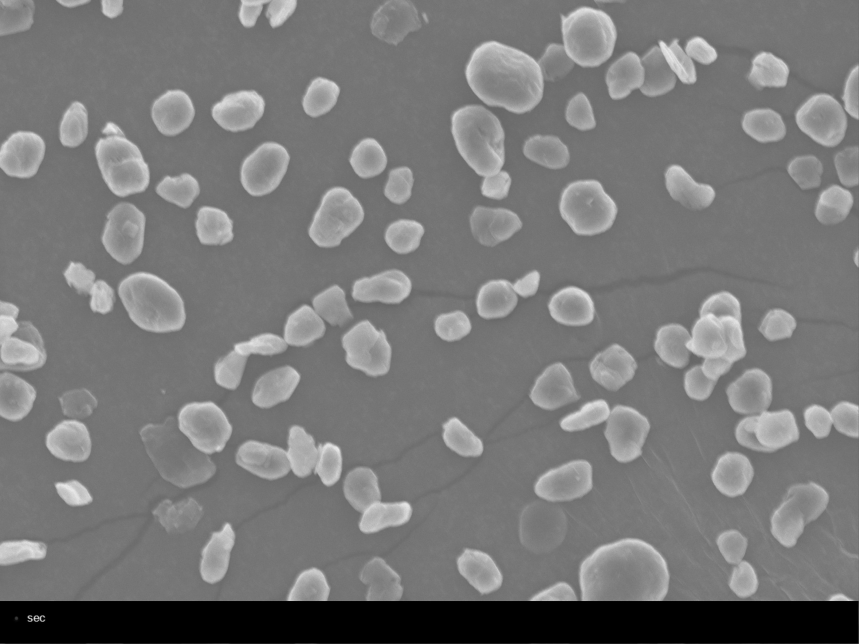
#> input picture samples/original_x2000_05.jpg, 2576 x 1932 px, given as the content of the folder ../samples/original_x2000_05.jpg, which was not available (shown at 1/3 size)
$ python ingest_new_photos.py ../samples/original_x2000_05.jpg ../samples/ground4min_20261028_1400.jpg ../samples/ground4min_20261028_1400.jpg   (older library calls are emulated)
#> lines starting #> are read from the running program, lines starting #| are printed output that depends on the picture; after the words box and inside, x2 and y2 are one past the last pixel; in counts of white or black regions, pixels touching at a corner belong together; pictures that were not available may be replaced by others from this repository, and a replacement may not be noted
### GraphiteQC/graphite_tools.py
"""
GraphiteQC 다시 학습 도구 (NEXT CELL)
- 새 ×2,000 사진에서 단독 입자를 잘라 내고(라벨링 준비), 사람이 분류한 입자로 AI 판정 모델을 다시 학습한다.
- 검사 화면의 'AI 다시 학습'과 명령(ingest_new_photos.py · train_particle_model.py)이 같은 함수를 쓴다.
학습 폴더 구조 (명령으로 만든 폴더와 같음)
  crops/                                    잘라 낸 입자 (분류 전)
  round/ nonspherical/ defect/ exclude/     사람이 옮겨 넣은 입자
  crops.csv                                 입자별 측정값 (file, image, sample, cx, cy, ecd_um, circularity, aspect_ratio, solidity)
  sheet_XX.png                              한눈에 보는 표 (번호 = crops.csv 순서)
  photos/<시료 이름>/                        화면에서 올린 사진 (복사본)
  particle_model.npz · particle_model_report.json   화면에서 학습한 새 모델 (검사에 쓰려면 '새 모델로 바꾸기')
"""
import os, sys, glob, math, json, hashlib, datetime
import numpy as np, pandas as pd, cv2
from skimage.measure import regionprops

sys.path.insert(0, os.path.dirname(os.path.abspath(__file__)))
import graphite_engine as ge
from particle_model import features, CLASSES

SHEET_COLS, SHEET_ROWS, SHEET_TILE = 10, 6, 150
MIN_DEFECT, MIN_NORMAL, MIN_PHOTOS = 10, 30, 2          # 이보다 적으면 학습하지 않음
REC_DEFECT, REC_TOTAL = 100, 1000                       # 권장 (사용법.txt)


# ---------------------------------------------------------------- 학습 폴더
def ensure_label_dir(lab):
#> called with lab = '../samples/ground4min_20261028_1400.jpg'
    for d in ["crops"] + CLASSES:
        os.makedirs(os.path.join(lab, d), exist_ok=True)
    return lab


def _pngs(d):
    return sorted(f for f in os.listdir(d) if f.endswith(".png")) if os.path.isdir(d) else []


def _read_csv(path):
    return pd.read_csv(path, encoding="utf-8-sig")


# [6 lines left out: function label_status, not called in this run]


# ---------------------------------------------------------------- 입자 잘라 내기
def crop_singles(path):
    """사진 한 장 → [(128x128 입자 그림, 측정값 dict), ...]
    붙은·응집 입자, 테이프 주름, 사진 가장자리에 걸린 입자는 뺀다 (v1.0.3 ingest_new_photos.py 와 같은 규칙)"""
    raw = ge.read_gray(path)
    if raw is None:
        raise ValueError(f"사진을 읽지 못했습니다: {os.path.basename(path)}")
    ppu = ge.px_per_um(2000, raw.shape[1]); img = ge.split_info_bar(raw)
    scale = ge.REF_WIDTH / raw.shape[1]
    if abs(scale - 1) > 0.01:
        img = cv2.resize(img, None, fx=scale, fy=scale, interpolation=cv2.INTER_AREA if scale < 1 else cv2.INTER_CUBIC); ppu = ge.MAG_SETTINGS[2000][1]
    bg = ge.background(img, ppu); labels = ge.segment(img, ppu, bg)
    flat = img.astype(np.float32) - bg.astype(np.float32); cfrac = ge.contact_fraction(labels)
    ring_k = max(5, int(0.6 * ppu) | 1); h, w = img.shape
    out = []
    for rp in regionprops(labels):
        minr, minc, maxr, maxc = rp.bbox
        if minr == 0 or minc == 0 or maxr >= h or maxc >= w: continue
        ecd = math.sqrt(4 * rp.area / math.pi) / ppu
        if ecd < ge.MIN_ECD_UM or ecd > ge.MAX_ECD_UM: continue
        mask = (labels[minr:maxr, minc:maxc] == rp.label).astype(np.uint8)
        cnts, _ = cv2.findContours(mask, cv2.RETR_EXTERNAL, cv2.CHAIN_APPROX_NONE); cnt = max(cnts, key=cv2.contourArea)
        perim = cv2.arcLength(cv2.approxPolyDP(cnt, 1.0, True), True)
        circ = min(1.0, 4 * math.pi * rp.area / perim ** 2) if perim > 0 else 0
        ar = rp.axis_major_length / rp.axis_minor_length if rp.axis_minor_length > 0 else 99
        pad = ring_k; y0, x0 = max(0, minr - pad), max(0, minc - pad)
        sub = (labels[y0:maxr + pad, x0:maxc + pad] == rp.label).astype(np.uint8)
        ring = cv2.dilate(sub, np.ones((ring_k, ring_k), np.uint8)) - sub; fsub = flat[y0:maxr + pad, x0:maxc + pad]
        contrast = float(fsub[sub > 0].mean() - fsub[ring > 0].mean()) if ring.any() else 99.0
        if ge.is_not_particle(contrast, circ, rp.solidity): continue
        if cfrac.get(rp.label, 0) > ge.AGG_CONTACT or rp.solidity < ge.AGG_SOL or ecd > 25: continue
        out.append((ge.crop_particle(img, rp),
                    dict(label=int(rp.label), cx=int(rp.centroid[1]), cy=int(rp.centroid[0]), ecd_um=round(ecd, 2),
                         circularity=round(circ, 3), aspect_ratio=round(ar, 3), solidity=round(rp.solidity, 3))))
    return out


# [29 lines left out: functions _find_crop, write_sheets, not called in this run]


def ingest(lab, photo_paths, sample="new", log=print):
    """사진들의 단독 입자를 잘라 crops/ 에 넣고 crops.csv · 시트를 만든다.
    이미 있는 학습 폴더면 이어 붙인다 (같은 시료 이름의 같은 사진은 건너뜀)"""
    ensure_label_dir(lab)
    csv = os.path.join(lab, "crops.csv")
    old = _read_csv(csv) if os.path.exists(csv) else pd.DataFrame()
    if len(old) and "sample" not in old.columns:
        old.insert(2, "sample", "")
    done = set(zip(old["sample"].fillna("").astype(str), old["image"].astype(str))) if len(old) else set()
    rows = []
    for p in photo_paths:
        name = os.path.basename(p)
        if (sample, name) in done:
            log(f"{name}: 이미 잘라 낸 사진이라 건너뜀")
            continue
        stem = os.path.splitext(name)[0]
        n = 0
        for crop, r in crop_singles(p):
            fn = f"{sample}_{stem}_p{r['label']:04d}.png"
            ok, buf = cv2.imencode(".png", crop); buf.tofile(os.path.join(lab, "crops", fn))
            rows.append(dict(file=fn, image=name, sample=sample, cx=r["cx"], cy=r["cy"], ecd_um=r["ecd_um"],
                             circularity=r["circularity"], aspect_ratio=r["aspect_ratio"], solidity=r["solidity"]))
            n += 1
        done.add((sample, name))
        log(f"{name}: 단독 입자 {n}개")
    new = pd.DataFrame(rows)
    allc = pd.concat([old, new], ignore_index=True) if len(old) else new
    allc.to_csv(csv, index=False, encoding="utf-8-sig")
    sheets = write_sheets(lab, allc) if len(allc) else []
    log(f"합계 {len(allc)}개 (새로 {len(new)}개) · 시트 {len(sheets)}장")
    return allc, sheets


# ---------------------------------------------------------------- 학습
def _file_key(p):
    with open(p, "rb") as fh:
        return hashlib.md5(fh.read()).hexdigest()


# [182 lines left out: functions _decide, _metrics, _proba_with, train, not called in this run]

### GraphiteQC/graphite_engine.py
"""
흑연 입자 SEM 품질검사 엔진 (시연 프로그램용)
- 입자 분할 → 입자별 측정 → 입자 이미지 잘라내기 → AI 판정 → 결과 요약
- AI 판정 함수는 바깥에서 넣어줌 (classify_fn), 없으면 규칙 기반으로 대체
"""
import math
import cv2
import numpy as np
import pandas as pd
from scipy import ndimage as ndi
from skimage.segmentation import watershed
from skimage.feature import peak_local_max
from skimage.measure import regionprops, label

MAG_SETTINGS = {500: (100.0, 3.81), 2000: (30.0, 15.27)}   # 배율: (스케일바 um, px/um) — 가로 2576 px 기준
REF_WIDTH = 2576                                            # 보정값을 구한 사진의 가로 픽셀 수


def px_per_um(mag, width):
    """저장 해상도가 달라도 같은 시야이므로 가로 픽셀 수에 비례해 환산값을 조정"""
    return MAG_SETTINGS[mag][1] * width / REF_WIDTH
THRESH = 14
MIN_ECD_UM, MAX_ECD_UM = 2.0, 40.0
FINE_UM = 5.0
CROP_SIZE, MARGIN = 128, 0.20

# 결과 그림의 윤곽선 색(RGB)과 굵기. 노랑·주황은 쓰지 않는다 ('입자 아님'으로 오해하기 쉬워서).
#   정상 입자는 모양(둥근 것·길쭉한 것)과 관계없이 모두 초록. 길쭉한 비율은 표의 '비구형 %'로 본다.
COLORS = {"round": (40, 200, 70), "nonspherical": (40, 200, 70), "defect": (235, 50, 50),
          "agglomerate": (70, 150, 240), "uncertain": (190, 190, 190), "not_particle": (200, 60, 230),
          "manual": (255, 255, 255)}
THICK = {"round": 3, "nonspherical": 3, "defect": 3, "agglomerate": 2, "uncertain": 2, "not_particle": 1, "manual": 2}
# 그림 아래 색 설명 띠에 쓰는 항목: (색, 굵기, 한글, 영어)
LEGEND_ITEMS = [
    (COLORS["round"], THICK["round"], "정상 입자 (둥근 것·길쭉한 것 모두)", "normal (round or elongated)"),
    (COLORS["defect"], THICK["defect"], "결함 (판상·균열·깨진 조각)", "defect"),
    (COLORS["agglomerate"], THICK["agglomerate"], "붙은·겹친 입자 (판정 제외)", "touching or overlapping (excluded)"),
    (COLORS["uncertain"], THICK["uncertain"], "판정 불가 (제외)", "uncertain (excluded)"),
    (COLORS["not_particle"], THICK["not_particle"], "테이프 주름 (입자 아님, 제외)", "tape wrinkle (not a particle)"),
    (COLORS["manual"], THICK["manual"], "흰색 × = 사람이 뺀 입자 · 흰 점 = 사람이 바꾼 입자", "removed / changed by user"),
]


def read_gray(path_or_array):
#> called with path_or_array = '_only/original_x2000_05.jpg'
    if isinstance(path_or_array, np.ndarray):
        a = path_or_array
        return cv2.cvtColor(a, cv2.COLOR_RGB2GRAY) if a.ndim == 3 else a
    data = np.fromfile(path_or_array, dtype=np.uint8)
    return cv2.imdecode(data, cv2.IMREAD_GRAYSCALE)
#> returned value is the input picture: shape (1932, 2576); min 0, max 244, mean 120.1


def split_info_bar(img):
    dark = np.where(img.mean(axis=1) < 30)[0]
#> dark = 128 values from 1803 to 1930
    dark = dark[dark > img.shape[0] * 0.8]
    cut = int(dark.min()) if len(dark) else img.shape[0]
#> cut = 1803
    return img[:cut]
#> returned value: shape (1803, 2576)


def background(img, ppu):
#> called with ppu = 15.27
    k = int(21 * ppu)
    f = min(1.0, 81.0 / k)
    small = cv2.resize(cv2.GaussianBlur(img, (0, 0), 2), None, fx=f, fy=f, interpolation=cv2.INTER_AREA)
    ks = int(k * f) | 1
    bg = cv2.morphologyEx(small, cv2.MORPH_OPEN, cv2.getStructuringElement(cv2.MORPH_ELLIPSE, (ks, ks)))
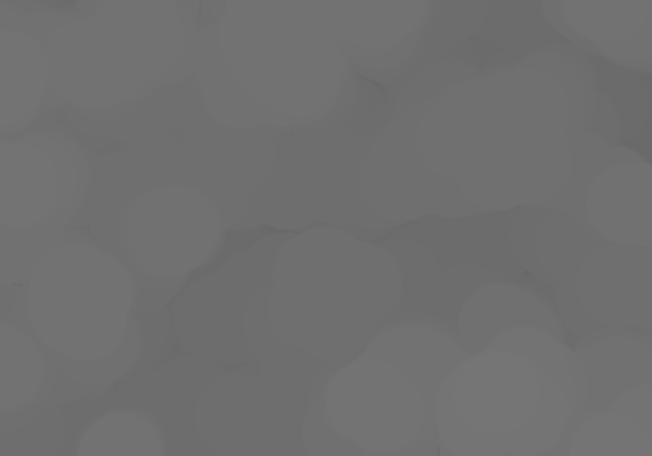
#> bg: shape (456, 652); min 102, max 117, mean 111.8
    bg = cv2.GaussianBlur(bg, (0, 0), 20 * f)
    return cv2.resize(bg, (img.shape[1], img.shape[0]), interpolation=cv2.INTER_LINEAR)


def segment(img, ppu, bg=None):
#> called with ppu = 15.27
    if bg is None:
        bg = background(img, ppu)
    flat = cv2.GaussianBlur(img.astype(np.float32) - bg.astype(np.float32), (0, 0), 1.5)
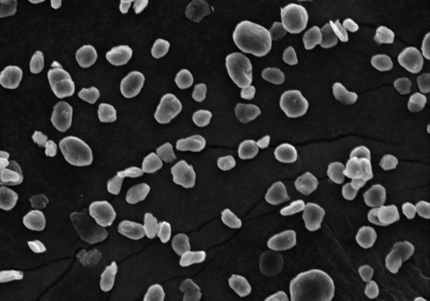
#> flat: shape (1803, 2576) float32 (shown at 1/6 size); min -5.67, max 120.9, mean 16.8; drawn with min black and max white
    bw = (flat > THRESH).astype(np.uint8) * 255
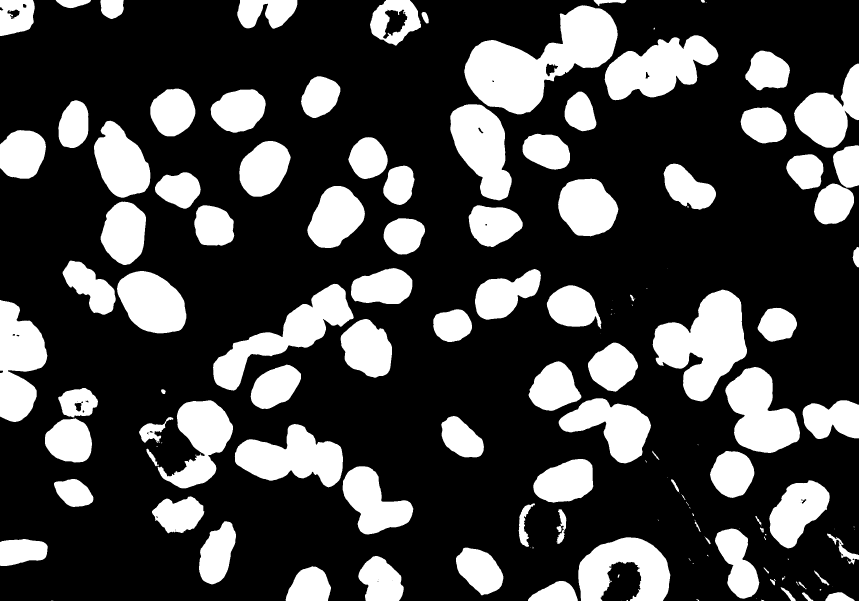
#> bw: shape (1803, 2576) (shown at 1/3 size); 26.7% white; 147 white regions (45 under 20 px), largest, box (x1, y1, x2, y2) and area: (1393, 16, 1853, 343) 71890, (1958, 869, 2241, 1204) 53431, (639, 851, 1061, 1172) 40232
    bw = cv2.morphologyEx(bw, cv2.MORPH_CLOSE, np.ones((3, 3), np.uint8))
    bw = ndi.binary_fill_holes(bw > 0).astype(np.uint8) * 255
    bw = cv2.morphologyEx(bw, cv2.MORPH_OPEN, np.ones((5, 5), np.uint8)) > 0
    dist = ndi.distance_transform_edt(bw)
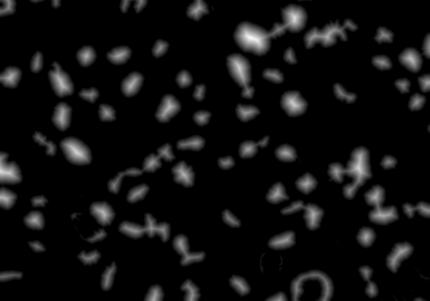
#> dist: shape (1803, 2576) float64 (shown at 1/6 size); min 0, max 94.19, mean 5.9; drawn with min black and max white
    dist_s = cv2.GaussianBlur(dist.astype(np.float32), (0, 0), max(2.0, 0.5 * ppu))
    coords = peak_local_max(dist_s, min_distance=max(3, int(3.0 * ppu)),
                            threshold_abs=1.2 * ppu, labels=label(bw))
#> coords = 88 pairs, first value 45 to 1757, second value 45 to 2530
    markers = np.zeros(dist.shape, dtype=np.int32)
    markers[tuple(coords.T)] = np.arange(1, len(coords) + 1)
    return watershed(-dist, markers, mask=bw)
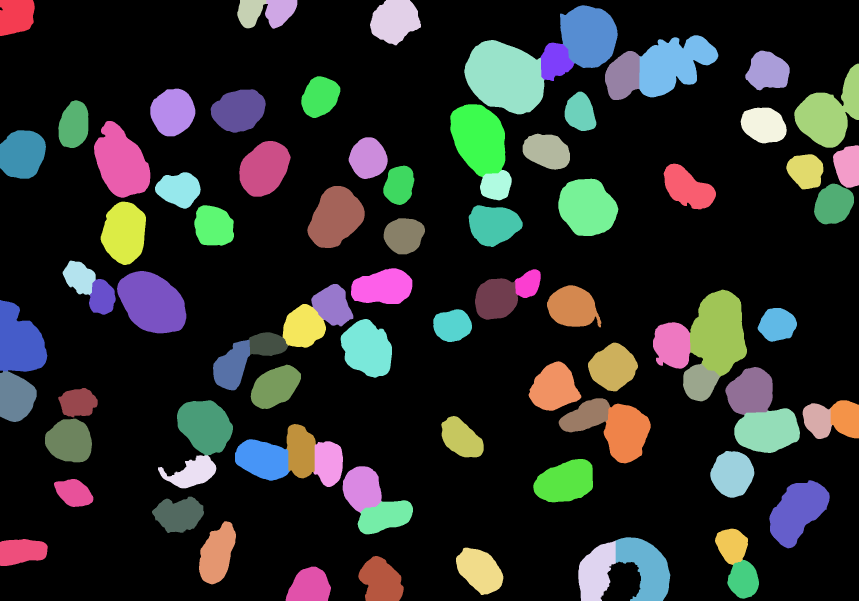
#> returned value: shape (1803, 2576) int32 (shown at 1/3 size); 89 distinct labels, from 0 to 88; one colour per label, 0 black


# 입자가 아닌 영역(카본 테이프 주름·균열·찢어진 부분) 거르기
#   테이프 주름 조각은 ① 배경과 비슷하게 어둡고 ② 윤곽이 흐릿하다. 둘 다 해당해야 '입자 아님'.
#   밝거나 윤곽이 또렷한 것은 모양이 아무리 불규칙해도 입자(또는 붙은 입자 무리)로 넘긴다
#   → 뒤의 응집·접촉 필터(파랑)나 AI(판정 불가 = 회색)가 거른다. 실제 입자가 '입자 아님'이 되는 일이 없도록.
NP_INSIDE = 25.0            # 입자 안쪽이 추정 배경보다 이만큼(회색조) 밝으면 '밝다'. 테이프 주름 띠는 15~18 수준
NP_EDGE = 10.0              # 윤곽선의 밝기 기울기(선명도). 테이프 주름은 2~9, 납작하게 누운 어두운 입자도 20 이상
NP_CIRC, NP_SOL = 0.5, 0.85  # 모양이 아주 불규칙한 기준 (어둡거나 흐릿한 것과 같이 쓸 때만)


def is_not_particle(contrast, circ, sol, inside=None, edge=None):
    """입자 아님(테이프 주름·찢어진 조각) 판정
    - 어둡고(inside < NP_INSIDE) 윤곽이 흐릿하면(edge < NP_EDGE) 테이프 주름
    - 모양이 아주 불규칙한 것은 어둡거나 흐릿할 때만 테이프로 본다
    - 밝고 윤곽이 또렷한 것은 모양과 관계없이 입자로 넘긴다 (붙은 입자 무리 → 파랑, 애매한 것 → AI가 회색)
    예전의 '안쪽-바깥 대비 < 20', '불규칙하면 무조건 제외' 규칙은 빽빽한 자리나 납작하게 누운 입자를 빼 버려 없앴다"""
    if inside is None:
        inside = contrast
    dim = inside < NP_INSIDE
    soft = edge is None or edge < NP_EDGE
    if dim and soft:
        return True
    if circ < NP_CIRC and sol < NP_SOL and (dim or soft):
        return True
    return False


# 윤곽 다듬기: 자동 분할에서 생기는 '꼬리'와 '날개'를 잘라 윤곽선이 입자 가장자리를 따르게 한다
#   꼬리 = 입자 옆 작은 부스러기·테이프 결이 가늘게 이어져 윤곽이 고리·갈고리처럼 튀어나온 것
#   날개 = 밝은 입자에 테이프 주름(어둡고 흐릿한 띠)이 붙어 윤곽이 입자 밖으로 넓게 번진 것
TAIL_UM = 0.33              # 폭이 이 값의 2배(0.66 µm, ×2,000에서 10 px)보다 가는 돌기는 몸통에서 뻗은 부분을 잘라낸다
FLAP_CORE = 24.0            # 입자 몸통으로 볼 밝기(배경 대비 회색조)
FLAP_MAX = 18.0             # 날개의 평균 밝기가 이보다 어둡고(테이프 주름 수준), 바깥 윤곽이 NP_EDGE 보다 흐릿하고,
FLAP_GAP = 20.0             #   몸통이 날개보다 이만큼 이상 밝을 때만 자른다 → 납작하게 누운 어두운 입자의 몸은 자르지 않는다


def _disk(r):
    return cv2.getStructuringElement(cv2.MORPH_ELLIPSE, (2 * r + 1, 2 * r + 1))


# [49 lines left out: function refine_outlines, not called in this run]


# 겹쳐서 하나로 묶인 입자: 정상(초록)으로 판정됐어도 아래 둘 중 하나면 '붙은 입자(파랑)'로 뺀다
#   (1) 8자·땅콩 모양: 윤곽 양쪽에 잘록한 곳(목)이 마주 보고 있음
#   (2) 크고 한쪽이 깊게 파임: 다른 사진 입자보다 1.25배 이상 크고 윤곽에 깊은 홈이 있음 (한 입자가 다른 입자에 반쯤 겹친 모양)
#   보낸 사진의 초록 입자 229개를 눈으로 본 겹침 15개 중 7개를 잡고, 나머지 214개 중 3개가 같이 빠짐.
#   사람 라벨 2,418개 교차검증: 사람이 정상으로 본 입자는 2.0%가 빠짐 (결함 비율 원본 11.2→11.6%, 사람 10.7%). AI가 결함으로 본 입자에는 적용하지 않음
#   (가운데가 갈라진 결함 입자도 양쪽이 잘록하기 때문). 남은 겹침은 화면에서 클릭해 판정을 바꾼다(앱의 '결과 고치기').
NECK_D1, NECK_D2 = 0.055, 0.045   # 가장 깊은 / 두 번째 홈의 깊이 ÷ 입자 지름
NECK_WIDTH = 0.75                 # 두 홈 사이 거리 ÷ 입자 지름 (이보다 좁으면 '목')
NECK_ANGLE = 110                  # 두 홈을 입자 중심에서 본 각도 (반대쪽)
BIG_NOTCH_D1 = 0.08               # 큰 입자의 깊은 홈 기준
BIG_NOTCH_SIZE = 1.25             # 사진 입자 크기(중앙값) 대비


# [34 lines left out: functions notch_info, looks_overlapped, not called in this run]


# 맞붙거나 뭉친 입자(응집·겹침): 시료를 펼칠 때 생기는 현상이라 불량 판정에서 제외
AGG_SOL = 0.88              # 분리되지 않은 덩어리는 볼록도가 낮음
AGG_CONTACT = 0.25          # 이웃 입자와 맞닿은 경계 길이 / 작은 쪽 입자 지름이 이보다 크면 맞붙은 것


def contact_fraction(labels):
    """입자별로 이웃 입자와 맞닿은 경계 길이 비율의 최댓값"""
    shared = {}
    for dy, dx in [(0, 1), (1, 0)]:
        a = labels[:labels.shape[0] - dy, :labels.shape[1] - dx]
        b = labels[dy:, dx:]
        m = (a > 0) & (b > 0) & (a != b)
        if not m.any():
            continue
        pr = np.sort(np.stack([a[m], b[m]], 1), 1)
        u, n = np.unique(pr, axis=0, return_counts=True)
        for (x, y), k in zip(u, n):
            shared[(x, y)] = shared.get((x, y), 0) + k
#> this loop made 2 passes
#> pass 1, in contact_fraction, `m = (a > 0) & (b > 0) & (a != b)`:
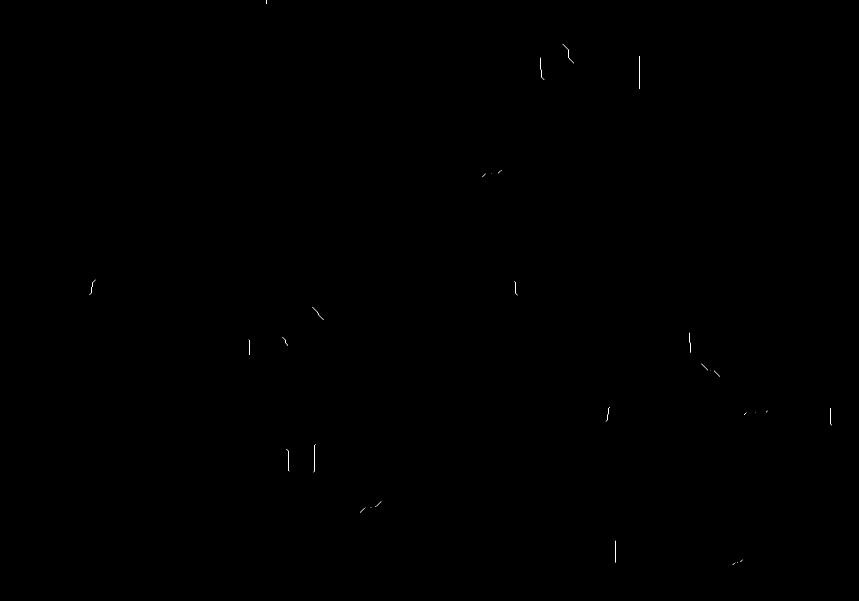
#> m: shape (1803, 2575) bool (shown at 1/3 size); 0.02% white in thin lines or dots, all inside (x1, y1, x2, y2) = (268, 0, 2496, 1695)
#> after the loop, shared = 22 items
    area = np.bincount(labels.ravel())
#> area = 89 values, max 3426344 at index 0, min 4890 at index 41, mean 52185.7
    diam = np.sqrt(4 * area / np.pi)
#> diam = 89 values, max 2088.7 at index 0, min 78.91 at index 41, mean 151.6
    frac = {}
    for (x, y), k in shared.items():
        f = (k / 2) / max(1.0, min(diam[x], diam[y]))
        frac[x] = max(frac.get(x, 0), f); frac[y] = max(frac.get(y, 0), f)
#> this loop made 22 passes
#> (x, y, k, f) on passes 1 to 4: (2, 3, 12, 0.0735), (5, 7, 79, 0.387), (6, 7, 93, 0.456), (8, 9, 100, 0.409)
#> after the loop, frac = 39 items
    return frac


# [7 lines left out: function rule_label, not called in this run]


def crop_particle(img, rp):
    minr, minc, maxr, maxc = rp.bbox
    cy, cx = rp.centroid
    side = int(max(maxr - minr, maxc - minc) * (1 + 2 * MARGIN))
    y0, x0 = int(cy - side / 2), int(cx - side / 2)
    pad = cv2.copyMakeBorder(img, side, side, side, side, cv2.BORDER_REFLECT)
    crop = pad[y0 + side:y0 + 2 * side, x0 + side:x0 + 2 * side]
    return cv2.resize(crop, (CROP_SIZE, CROP_SIZE), interpolation=cv2.INTER_AREA)


# [114 lines left out: functions analyze, render, not called in this run]


JUDGED = ("round", "nonspherical", "defect")


# [34 lines left out: functions _hit, _normal_kind, _row_from_contour, not called in this run]


def _kind(j):
    return "normal" if j in ("round", "nonspherical") else j


# [46 lines left out: functions set_judge, reset_edits, not called in this run]


KOREAN = {"round": "정상(둥근 입자)", "nonspherical": "정상(길쭉한 입자)", "defect": "결함", "agglomerate": "붙은·겹친 입자(제외)",
          "uncertain": "판정 불가(제외)", "manual": "사람이 뺌(흰 ×)", "not_particle": "입자 아님"}


# [69 lines left out: functions wilson, homogeneity, summarize, not called in this run]

### GraphiteQC/ingest_new_photos.py
"""
새 ×2,000 사진 → 단독 입자 잘라내기 → 라벨링 시트 만들기
검사 화면의 'AI 다시 학습' → '입자 잘라 내기' 버튼과 같은 일을 명령으로 합니다 (계산은 graphite_tools.ingest).
사용법: python ingest_new_photos.py <사진 폴더> <출력 폴더> <접두어>
  - 출력: <출력 폴더>/crops/<접두어>_<사진>_pNNNN.png, crops.csv, 시트 sheet_XX.png
  - 접촉 필터를 통과한 단독 입자만 자름 (응집·접촉 입자는 제외)
  - 이미 있는 출력 폴더에 다시 하면 이어 붙임 (같은 접두어의 같은 사진은 건너뜀). 접두어는 crops.csv 의 sample 열에도 들어감
"""
import sys, os, glob
sys.path.insert(0, os.path.dirname(os.path.abspath(__file__)))
import graphite_tools as gt

if __name__ == "__main__":
    if len(sys.argv) < 4:
        print(__doc__)
        sys.exit(1)
    src, out, prefix = sys.argv[1], sys.argv[2], sys.argv[3]
    photos = sorted(glob.glob(os.path.join(src, "*.jpg")) + glob.glob(os.path.join(src, "*.png")) + glob.glob(os.path.join(src, "*.tif")))
    gt.ingest(out, photos, sample=prefix, log=lambda s: print(s, flush=True))
#> the loop in crop_singles, `for rp in regionprops(labels):` made 88 passes
#> (ecd, perim, circ, ar) on passes 10, 12, 13, 14: (7.93, 405.2, 0.881, 1.14), (7.6, 373.1, 0.955, 1.27), (8.96, 432.9, 0.985, 1.09), (9.34, 463.4, 0.934, 1.34)
#> after the loop in crop_singles, `for rp in regionprops(labels):`:
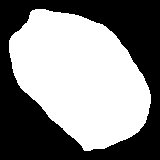
#> sub: shape (160, 160); values 0 (black) and 1 (white), 52.9% white; 1 black region, box (x1, y1, x2, y2) and area: (0, 0, 160, 160) 12049
#> (the run stopped early here; a loop or call above may not have finished)
